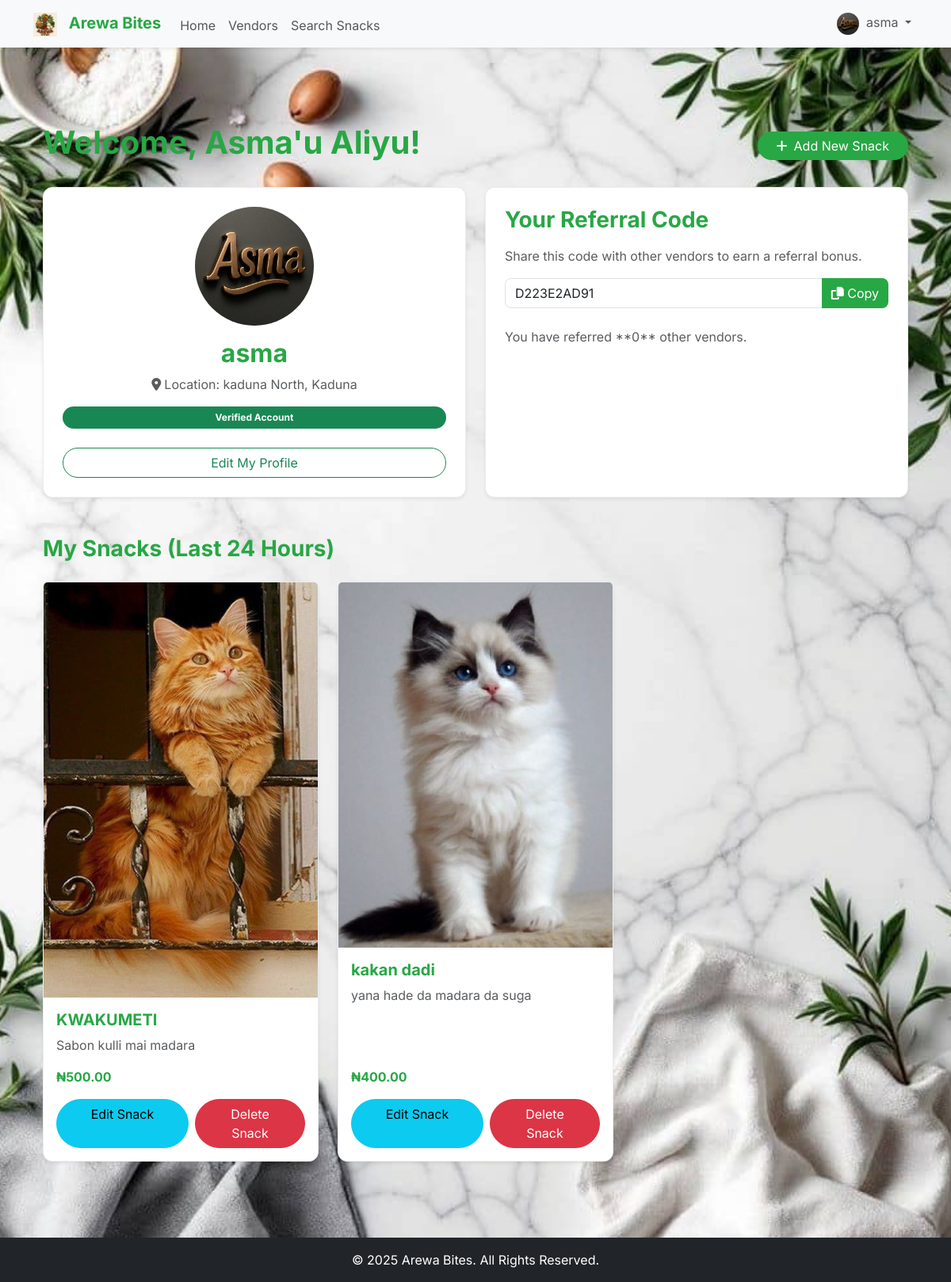
Screenshot of /dashboard (signed in) with the database file from the repository.
### app/models.py (models this page shows, shortened)
class Vendor(db.Model, UserMixin):
    id = db.Column(db.Integer, primary_key=True)
    business_name = db.Column(db.String(100), unique=True, nullable=False)
    contact_name = db.Column(db.String(100), nullable=False)
    whatsapp_number = db.Column(db.String(20), unique=True, nullable=False)
    location_zone = db.Column(db.String(100), nullable=False)
    state = db.Column(db.String(100), nullable=False)
    email = db.Column(db.String(120), unique=True, nullable=False)
    password = db.Column(db.String(200), nullable=False)
    logo_url = db.Column(db.String(200), nullable=False, default='logos/default.png')
    is_admin = db.Column(db.Boolean, default=False)
    is_verified = db.Column(db.Boolean, default=False)
    referral_code = db.Column(db.String(10), unique=True, nullable=False)
    referred_by = db.Column(db.Integer, db.ForeignKey('vendor.id'))
    snacks = db.relationship('Snack', backref='vendor', lazy=True, cascade="all, delete-orphan")
    referrals = db.relationship('Vendor', backref=db.backref('referrer', remote_side=[id]), lazy=True)

class Snack(db.Model):
    id = db.Column(db.Integer, primary_key=True)
    name = db.Column(db.String(100), nullable=False)
    description = db.Column(db.Text, nullable=False)
    price = db.Column(db.Float, nullable=False)
    media_url = db.Column(db.String(200), nullable=False)
    media_type = db.Column(db.String(10), nullable=False)
    date_posted = db.Column(db.DateTime, nullable=False, default=datetime.utcnow)
    vendor_id = db.Column(db.Integer, db.ForeignKey('vendor.id'), nullable=False)
    reviews = db.relationship('Review', backref='snack', lazy=True, cascade="all, delete-orphan")

### app/routes.py (the view)
@main.route("/dashboard")
@vendor_only
def vendor_dashboard():
    vendor = db.session.get(Vendor, session.get('vendor_id'))
    if not vendor:
        session.pop('vendor_id', None)
        flash('You have been logged out due to an issue.', 'danger')
        return redirect(url_for('main.login'))
    one_day_ago = datetime.utcnow() - timedelta(days=1)
    snacks = Snack.query.filter_by(vendor_id=vendor.id).filter(Snack.date_posted > one_day_ago).order_by(Snack.date_posted.desc()).all()
    referrals_count = Vendor.query.filter_by(referred_by=vendor.id).count()
    return render_template('vendor_dashboard.html', vendor=vendor, snacks=snacks, referrals_count=referrals_count)

### app/__init__.py (called while the page is built)
def create_app(config_class=Config):
    app = Flask(__name__)
    app.config.from_object(config_class)
    db.init_app(app)
    bcrypt.init_app(app)
    login_manager.init_app(app)
    csrf.init_app(app)
    migrate.init_app(app, db)
    socketio.init_app(app)
    @app.context_processor
    def inject_globals():
        current_vendor = None
        if 'vendor_id' in session:
            from app.models import Vendor
            current_vendor = db.session.get(Vendor, session.get('vendor_id'))
        return {
            'now': datetime.utcnow(),
            'current_vendor': current_vendor
        }
    from app.routes import main
    app.register_blueprint(main)
    return app

### app/routes.py (called while the page is built)
@login_manager.user_loader
def load_user(user_id):
    return db.session.get(Vendor, int(user_id))

def vendor_only(f):
    @wraps(f)
    def decorated_function(*args, **kwargs):
        if not session.get('vendor_id'):
            flash('Please log in to access this page.', 'danger')
            return redirect(url_for('main.login'))
        return f(*args, **kwargs)
    return decorated_function

@main.context_processor
def inject_globals():
    current_vendor = None
    if 'vendor_id' in session:
        current_vendor = db.session.get(Vendor, session.get('vendor_id'))
    return {
        'now': datetime.utcnow(),
        'current_vendor': current_vendor
    }

### app/templates/vendor_dashboard.html (shortened to what this page needs)
{% extends "base.html" %}
{% block content %}
<div class="container my-5">
    <div class="d-flex justify-content-between align-items-center mb-4">
        <h1 class="arewa-text-green fw-bold">Welcome, {{ current_vendor.contact_name }}!</h1>
        <a href="{{ url_for('main.add_snack') }}" class="btn btn-arewa-primary rounded-pill px-4">
            <i class="fas fa-plus me-2"></i>Add New Snack
        </a>
    </div>
    <div class="row g-4">
        <div class="col-md-6 mb-4">
            <div class="card p-4 shadow-sm arewa-card h-100 text-center">
                <img src="{{ url_for('static', filename=current_vendor.logo_url) }}" alt="Business Logo" class="img-fluid rounded-circle mx-auto mb-3" style="width: 150px; height: 150px; object-fit: cover;">
                <h2 class="card-title arewa-text-green fw-bold">{{ current_vendor.business_name }}</h2>
                <p class="text-muted"><i class="fas fa-map-marker-alt me-1"></i>Location: {{ current_vendor.location_zone }}, {{ current_vendor.state }}</p>
                {% if current_vendor.is_verified %}
                    <span class="badge text-bg-success rounded-pill p-2 mb-2">Verified Account</span>
                {% else %}
                    <span class="badge text-bg-warning rounded-pill p-2 mb-2">Verification Pending</span>
                {% endif %}
                <a href="{{ url_for('main.edit_profile') }}" class="btn btn-outline-success rounded-pill mt-3">
                    Edit My Profile
                </a>
            </div>
        </div>
        <div class="col-md-6 mb-4">
            <div class="card arewa-card p-4 shadow-sm h-100">
                <h3 class="card-title arewa-text-green fw-bold mb-3">Your Referral Code</h3>
                <p class="card-text text-muted">Share this code with other vendors to earn a referral bonus.</p>
                <div class="input-group mb-3">
                    <input type="text" class="form-control" value="{{ current_vendor.referral_code }}" readonly>
                    <button class="btn btn-arewa-primary" type="button" onclick="copyReferralCode()"><i class="fas fa-copy"></i> Copy</button>
                </div>
                <p class="card-text text-muted mt-2">You have referred **{{ referrals_count }}** other vendors.</p>
            </div>
        </div>
    </div>
    <h3 class="my-4 arewa-text-green fw-bold">My Snacks (Last 24 Hours)</h3>
    {% if snacks %}
        <div class="row g-4">
            {% for snack in snacks %}
                <div class="col-md-4">
                    <div class="card arewa-card shadow-sm h-100">
                        {% if snack.media_type == 'video' %}
                            <video src="{{ url_for('static', filename=snack.media_url) }}" class="card-img-top" controls alt="{{ snack.name }}"></video>
                        {% else %}
                            <img src="{{ url_for('static', filename=snack.media_url) }}" class="card-img-top" alt="{{ snack.name }}">
                        {% endif %}
                        <div class="card-body d-flex flex-column">
                            <h5 class="card-title arewa-text-green fw-bold">{{ snack.name }}</h5>
                            <p class="card-text text-muted flex-grow-1">{{ snack.description }}</p>
                            <p class="fw-bold arewa-text-green">₦{{ "%.2f"|format(snack.price) }}</p>
                            <div class="mt-auto d-flex gap-2">
                                <a href="{{ url_for('main.edit_snack', snack_id=snack.id) }}" class="btn btn-info w-100 rounded-pill">Edit Snack</a>
                                <form action="{{ url_for('main.delete_snack', snack_id=snack.id) }}" method="POST" onsubmit="return confirm('Are you sure you want to delete this snack?');" class="w-100">
                                    <button type="submit" class="btn btn-danger w-100 rounded-pill">Delete Snack</button>
                                </form>
                            </div>
                        </div>
                    </div>
                </div>
            {% endfor %}
        </div>
    {% else %}
        <p class="text-center text-muted">You have not added any snacks yet. Click "Add New Snack" to get started! 🚀</p>
    {% endif %}
</div>
{% endblock %}

### app/templates/base.html (shortened to what this page needs)
<!DOCTYPE html>
<html lang="en">
<head>
    <link rel="stylesheet" href="{{ url_for('static', filename='css/bootstrap.min.css') }}">
    <link rel="stylesheet" href="https://cdnjs.cloudflare.com/ajax/libs/font-awesome/6.4.0/css/all.min.css" />
    <link rel="stylesheet" href="{{ url_for('static', filename='css/style.css') }}">
</head>
<body class="bg-light d-flex flex-column min-vh-100">
    <nav class="navbar navbar-expand-lg bg-light shadow-sm">
        <div class="container">
            <a class="navbar-brand fw-bold" href="{{ url_for('main.home') }}">
                <img src="{{ url_for('static', filename='logos/arewa_logo.png') }}" alt="Arewa Bites Logo" style="height: 30px; margin-right: 10px;"> <span class="arewa-text-green">Arewa Bites</span>
            </a>
            <div class="collapse navbar-collapse" id="navbarNav">
                <ul class="navbar-nav me-auto mb-2 mb-lg-0">
                    <li class="nav-item">
                        <a class="nav-link nav-link-item" href="{{ url_for('main.home') }}">Home</a>
                    </li>
                    <li class="nav-item">
                        <a class="nav-link nav-link-item" href="{{ url_for('main.list_vendors') }}">Vendors</a>
                    </li>
                    <li class="nav-item">
                        <a class="nav-link nav-link-item" href="{{ url_for('main.search_snacks') }}">Search Snacks</a>
                    </li>
                </ul>
                <ul class="navbar-nav">
                    {% if current_vendor %}
                        <li class="nav-item dropdown">
                            <a class="nav-link dropdown-toggle" href="#" id="navbarDropdown" role="button" data-bs-toggle="dropdown" aria-expanded="false">
                                <img src="{{ url_for('static', filename=current_vendor.logo_url) }}" class="rounded-circle me-1" alt="Logo" style="width: 28px; height: 28px; object-fit: cover;">
                                {{ current_vendor.business_name }}
                            </a>
                        </li>
                    {% endif %}
                </ul>
            </div>
        </div>
    </nav>
    <main class="container mt-5 flex-grow-1">
        {% block content %}{% endblock %}
    </main>
    <footer class="mt-5 py-3 bg-dark text-white text-center">
        <div class="container">
            <p class="mb-0">&copy; {{ now.year }} Arewa Bites. All Rights Reserved.</p>
        </div>
    </footer>
</body>
</html>

### app/static/css/style.css (style rules this page uses)
body { background-color: #F8F9FA; background-image: url("../images/traditional_food_pattern.png"); background-repeat: no-repeat; background-position: center center; background-size: cover; background-attachment: fixed; color: #343A40; font-family: 'Inter', sans-serif; font-size: 1rem; line-height: 1.5; }
.arewa-text-green { color: #28A745 !important; }
.arewa-card { background-color: #FFFFFF; border: 1px solid #E9ECEF; border-radius: 12px; box-shadow: 0 8px 16px rgba(40, 167, 69, 0.15); }
.form-control, .btn, .badge { border-radius: 8px; }
.btn-arewa-primary { background-color: #28A745; color: white; border: none; }
.nav-link-item { position: relative; padding-bottom: 5px; transition: color 0.3s ease-in-out; }
.nav-link-item::after { content: ''; position: absolute; width: 0; height: 2px; bottom: 0; left: 0; background-color: #28A745; transition: width 0.3s ease-in-out; }
h1.arewa-text-green { font-weight: bold; }
.rounded-pill { padding-left: 1.5rem; padding-right: 1.5rem; }
.navbar-brand img { height: 30px; margin-right: 10px; }

### rows the page displays
Vendor: logo_url (picture), business_name "asma", contact_name "Asma'u Aliyu", location_zone "kaduna North", state "Kaduna", referral_code "D223E2AD91"
Snack: media_url (picture), name "KWAKUMETI", description "Sabon kulli mai madara", price "500.00"
Snack: media_url (picture), name "kakan dadi", description "yana hade da madara da suga", price "400.00"

### other values shown
{{ referrals_count }} "0"
